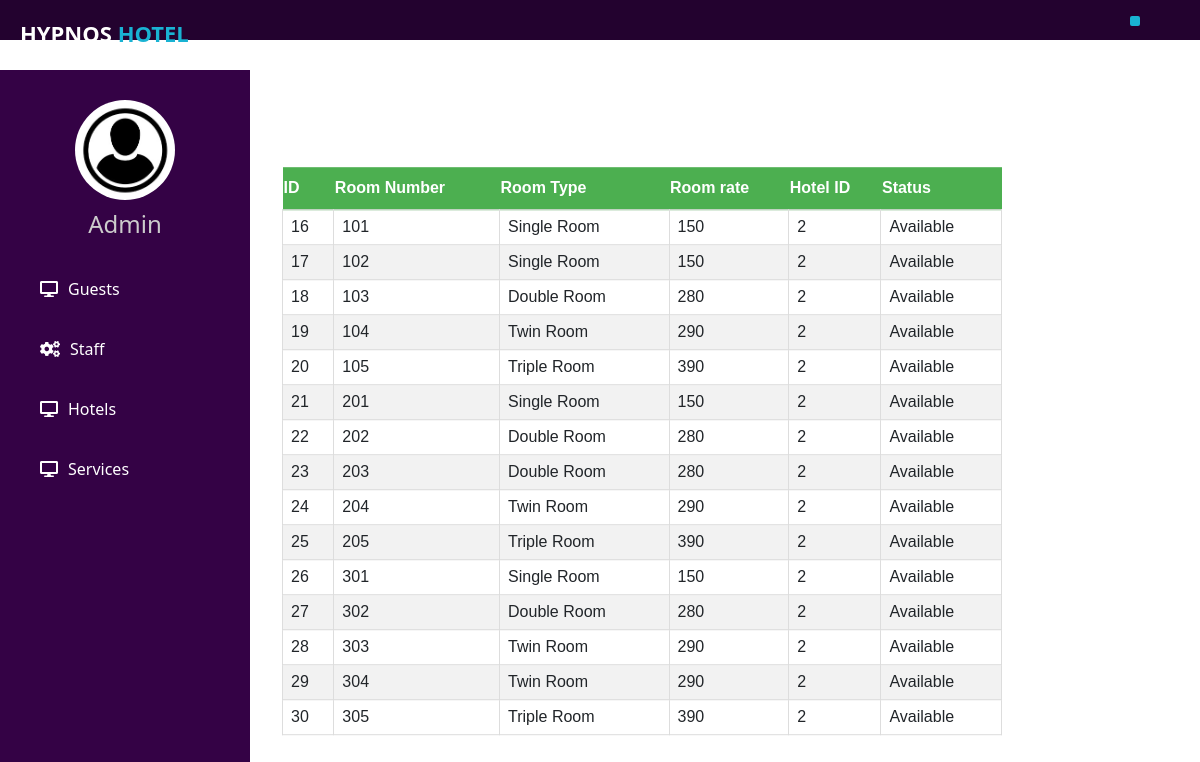
Screenshot of /rooms-2.php with the database file from the repository.
### tables this page shows
CREATE TABLE ROOM (
RoomID Int(15) AUTO_INCREMENT PRIMARY KEY,
RoomNumber Int(15) NOT NULL,
RoomType varchar(50) NOT NULL,
RoomRate Int(10) NOT NULL,
HotelID int(15),
FOREIGN KEY (HotelID) REFERENCES HOTEL(HotelID),
RoomStatus varchar(50) NOT NULL
);

### rooms-2.php (the view, shortened to what this page needs)
<html>
<head>
    <?php include "theme.php" ?>
    <link rel="stylesheet" href="style.css">
    <link rel="stylesheet" href="https://cdnjs.cloudflare.com/ajax/libs/font-awesome/5.15.3/css/all.min.css">
    <link href="https://cdn.jsdelivr.net/npm/bootstrap@5.0.0/dist/css/bootstrap.min.css" rel="stylesheet">
</head>
<body>
   <div class="container-fluid">
    <div class="row">
        <div class="col-lg-12">
            <h1 class="page-header" style="margin-top:150px; margin-left:-690px;">Rooms</h1>
        </div>
    </div>
   <table class="guesttable" style="margin-top:960px; margin-left:-30px;">
      <thead class="thead-light">
       <tr>
           <th>ID</th>
           <th>Room Number</th>
           <th>Room Type</th>
           <th>Room rate</th>
           <th>Hotel ID</th>
           <th>Status</th>
       </tr>
       </thead>
       <?php include "database.php";
       global $connection;
       $query = "SELECT * from ROOM where HotelID = 2";
       $result = mysqli_query($connection, $query);
       if (mysqli_num_rows($result) > 0) {
           while ($row = mysqli_fetch_assoc($result)) {
               echo "<tr><td>". $row["RoomID"] . "<td>". $row["RoomNumber"] ."<td>". $row["RoomType"] ."<td>". $row["RoomRate"] ."<td>". $row["HotelID"] . "<td>". $row["RoomStatus"];
           }
           echo "</table>";
       }
       else {
           echo "Query Failed";
       }
       ?>
    </div>
</body>
</html>

### style.css (style rules this page uses)
body { margin: 0; padding: 0; font-family: "Roboto", sans-serif; }
.guesttable { position: fixed; top: 50%; left: 50%; -moz-transform: translateX(-50%) translateY(-50%); -webkit-transform: translateX(-50%) translateY(-50%); transform: translateX(-40%) translateY(-210%); font-family: Arial, Helvetica, sans-serif; border-collapse: collapse; width: 60%; }
.guesttable tr:nth-child(even) { background-color: #f2f2f2; }
.guesttable td, guesttrable th { border: 1px solid #ddd; padding: 8px; }
.guesttable th { padding-top: 12px; padding-bottom: 12px; text-align: left; background-color: #4CAF50; color: white; }
* { box-sizing: border-box }

### rows the page displays
room: RoomID "16", RoomNumber "101", RoomType "Single Room", RoomRate "150", HotelID "2", RoomStatus "Available"
room: RoomID "17", RoomNumber "102", RoomType "Single Room", RoomRate "150", HotelID "2", RoomStatus "Available"
room: RoomID "18", RoomNumber "103", RoomType "Double Room", RoomRate "280", HotelID "2", RoomStatus "Available"
room: RoomID "19", RoomNumber "104", RoomType "Twin Room", RoomRate "290", HotelID "2", RoomStatus "Available"
room: RoomID "20", RoomNumber "105", RoomType "Triple Room", RoomRate "390", HotelID "2", RoomStatus "Available"
room: RoomID "21", RoomNumber "201", RoomType "Single Room", RoomRate "150", HotelID "2", RoomStatus "Available"
room: RoomID "22", RoomNumber "202", RoomType "Double Room", RoomRate "280", HotelID "2", RoomStatus "Available"
room: RoomID "23", RoomNumber "203", RoomType "Double Room", RoomRate "280", HotelID "2", RoomStatus "Available"
room: RoomID "24", RoomNumber "204", RoomType "Twin Room", RoomRate "290", HotelID "2", RoomStatus "Available"
room: RoomID "25", RoomNumber "205", RoomType "Triple Room", RoomRate "390", HotelID "2", RoomStatus "Available"
room: RoomID "26", RoomNumber "301", RoomType "Single Room", RoomRate "150", HotelID "2", RoomStatus "Available"
room: RoomID "27", RoomNumber "302", RoomType "Double Room", RoomRate "280", HotelID "2", RoomStatus "Available"
room: RoomID "28", RoomNumber "303", RoomType "Twin Room", RoomRate "290", HotelID "2", RoomStatus "Available"
room: RoomID "29", RoomNumber "304", RoomType "Twin Room", RoomRate "290", HotelID "2", RoomStatus "Available"
room: RoomID "30", RoomNumber "305", RoomType "Triple Room", RoomRate "390", HotelID "2", RoomStatus "Available"
